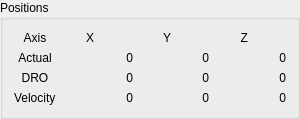
     <widget class="QGroupBox" name="groupBox">
      <property name="sizePolicy">
       <sizepolicy hsizetype="Fixed" vsizetype="Preferred">
        <horstretch>0</horstretch>
        <verstretch>0</verstretch>
       </sizepolicy>
      </property>
      <property name="minimumSize">
       <size>
        <width>300</width>
        <height>0</height>
       </size>
      </property>
      <property name="title">
       <string>Positions</string>
      </property>
      <layout class="QGridLayout" name="gridLayout">
       <item row="0" column="5">
        <widget class="QLabel" name="label_3">
         <property name="text">
          <string>Z</string>
         </property>
         <property name="alignment">
          <set>Qt::AlignRight|Qt::AlignTrailing|Qt::AlignVCenter</set>
         </property>
        </widget>
       </item>
       <item row="0" column="2">
        <widget class="QLabel" name="home_lb_0">
         <property name="text">
          <string/>
         </property>
        </widget>
       </item>
       <item row="0" column="4">
        <widget class="QLabel" name="home_lb_1">
         <property name="text">
          <string/>
         </property>
        </widget>
       </item>
       <item row="3" column="0">
        <widget class="QLabel" name="label_16">
         <property name="text">
          <string>Velocity</string>
         </property>
        </widget>
       </item>
       <item row="2" column="0">
        <widget class="QLabel" name="label_4">
         <property name="text">
          <string>DRO</string>
         </property>
         <property name="alignment">
          <set>Qt::AlignCenter</set>
         </property>
        </widget>
       </item>
       <item row="0" column="3">
        <widget class="QLabel" name="label_2">
         <property name="text">
          <string>Y</string>
         </property>
         <property name="alignment">
          <set>Qt::AlignRight|Qt::AlignTrailing|Qt::AlignVCenter</set>
         </property>
        </widget>
       </item>
       <item row="1" column="0">
        <widget class="QLabel" name="label_5">
         <property name="text">
          <string>Actual</string>
         </property>
         <property name="alignment">
          <set>Qt::AlignCenter</set>
         </property>
        </widget>
       </item>
       <item row="0" column="1">
        <widget class="QLabel" name="label">
         <property name="text">
          <string>X</string>
         </property>
         <property name="alignment">
          <set>Qt::AlignRight|Qt::AlignTrailing|Qt::AlignVCenter</set>
         </property>
        </widget>
       </item>
       <item row="0" column="0">
        <widget class="QLabel" name="label_11">
         <property name="text">
          <string>Axis</string>
         </property>
         <property name="alignment">
          <set>Qt::AlignCenter</set>
         </property>
        </widget>
       </item>
       <item row="0" column="6">
        <widget class="QLabel" name="home_lb_2">
         <property name="text">
          <string/>
         </property>
        </widget>
       </item>
       <item row="1" column="5" colspan="2">
        <widget class="QLabel" name="actual_lb_z">
         <property name="text">
          <string>0</string>
         </property>
         <property name="alignment">
          <set>Qt::AlignRight|Qt::AlignTrailing|Qt::AlignVCenter</set>
         </property>
        </widget>
       </item>
       <item row="2" column="5" colspan="2">
        <widget class="QLabel" name="dro_lb_z">
         <property name="text">
          <string>0</string>
         </property>
         <property name="alignment">
          <set>Qt::AlignRight|Qt::AlignTrailing|Qt::AlignVCenter</set>
         </property>
        </widget>
       </item>
       <item row="3" column="5" colspan="2">
        <widget class="QLabel" name="joint_velocity_2_lb">
         <property name="text">
          <string>0</string>
         </property>
         <property name="alignment">
          <set>Qt::AlignRight|Qt::AlignTrailing|Qt::AlignVCenter</set>
         </property>
        </widget>
       </item>
       <item row="1" column="3" colspan="2">
        <widget class="QLabel" name="actual_lb_y">
         <property name="text">
          <string>0</string>
         </property>
         <property name="alignment">
          <set>Qt::AlignRight|Qt::AlignTrailing|Qt::AlignVCenter</set>
         </property>
        </widget>
       </item>
       <item row="2" column="3" colspan="2">
        <widget class="QLabel" name="dro_lb_y">
         <property name="text">
          <string>0</string>
         </property>
         <property name="alignment">
          <set>Qt::AlignRight|Qt::AlignTrailing|Qt::AlignVCenter</set>
         </property>
        </widget>
       </item>
       <item row="3" column="3" colspan="2">
        <widget class="QLabel" name="joint_velocity_1_lb">
         <property name="text">
          <string>0</string>
         </property>
         <property name="alignment">
          <set>Qt::AlignRight|Qt::AlignTrailing|Qt::AlignVCenter</set>
         </property>
        </widget>
       </item>
       <item row="1" column="1" colspan="2">
        <widget class="QLabel" name="actual_lb_x">
         <property name="text">
          <string>0</string>
         </property>
         <property name="alignment">
          <set>Qt::AlignRight|Qt::AlignTrailing|Qt::AlignVCenter</set>
         </property>
        </widget>
       </item>
       <item row="2" column="1" colspan="2">
        <widget class="QLabel" name="dro_lb_x">
         <property name="text">
          <string>0</string>
         </property>
         <property name="alignment">
          <set>Qt::AlignRight|Qt::AlignTrailing|Qt::AlignVCenter</set>
         </property>
        </widget>
       </item>
       <item row="3" column="1" colspan="2">
        <widget class="QLabel" name="joint_velocity_0_lb">
         <property name="text">
          <string>0</string>
         </property>
         <property name="alignment">
          <set>Qt::AlignRight|Qt::AlignTrailing|Qt::AlignVCenter</set>
         </property>
        </widget>
       </item>
      </layout>
     </widget>
